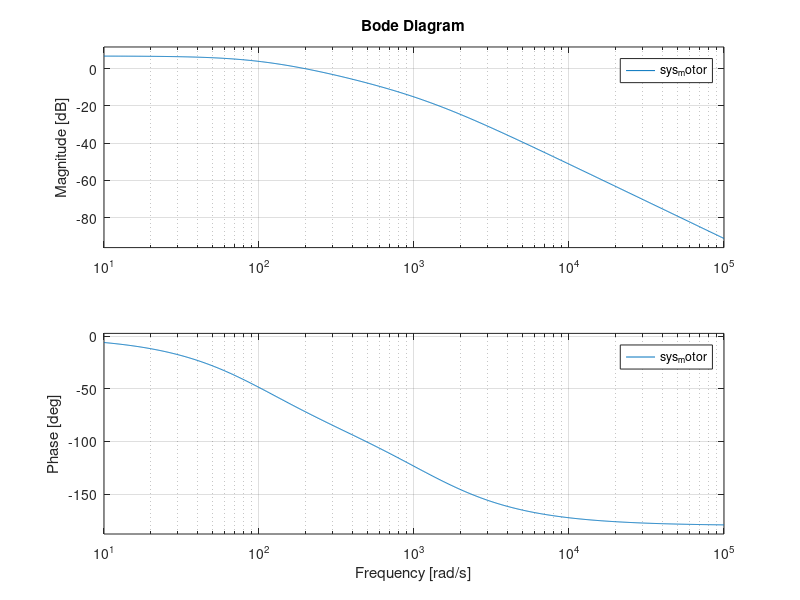

This chart was generated by the following MATLAB code:
clear;
close all;
clc;

% file_step = 'D:\Work\Plot_files\NewFile2.csv'
% A = csvread(file_step, 2, 0);
% t_step = A(:,1);
% V_in_step = A(:,2);
% V_out_step = A(:,3);
% figure
% plot(t_step,V_in_step,t_step,V_out_step)
% Shift the input and output up such that they both start at zero
% The lower values are the values of the input and output just before the
% step input starts. These values can be easily obtained from the data file
% V_in_step_lower_value =
% V_out_step_lower_value =
% V_in_step = V_in_step - V_in_step_lower_value;
% V_out_step = V_out_step - V_out_step_lower_value;
% figure
% plot(t_step,V_in_step,t_step,V_out_step)
% Motor Model determined from the Bode analysis
% zeta = % Damping ratio determined from the frequency response
% frequency_n = % Natural Frequency Hz determined from the frequency response
% omega_n = 2*pi*frequency_n; % rad/sec
% Gain = % gain value determined from the frequency response
% num = Gain*omega_n^2;
% den = [1 2*zeta*omega_n omega_n^2];
% sys = tf(num, den);
% [motor_theoretical_reponse] = lsim(sys, V_in_step, t_step);
% figure
% plot(t_step,V_in_step,t_step,V_out_step,t_step,motor_theoretical_reponse)
% figure
% plot(t_step,V_in_step,t_step,V_out_step,t_step,motor_theoretical_reponse)
% xlim([xx xx]) % enter the values here to plot the region you want to see
% legend('Input','Experiment','Theory')
% Motor model
L = 0.63e-3; % Inductance (H)
Kt = 1.82e-2; % Torque constant (N-m/A)
R = 0.83; % Resistance (Ohm)
Kbac = 1.82e-2; % Back emf constant (V/(rad/s))
I = 4.2e-6; % Rotor inertia (kg-m2)
b = 2.6e-6; % Viscous Damping (N-m-s)
Ktac = 0.02; % Tachometer constant (V/(rad/s))
Kamp = 2.01; % Amplifier gain
num_motor = Kt*Kamp*Ktac;
den_motor = [I*L (b*L + I*R) (R*b + Kt*Kbac)];
sys_motor = tf(num_motor,den_motor)
bode(sys_motor)
% [motor_parameter_reponse] = lsim(sys_motor, V_in_step, t_step);
% figure
% plot(t_step,V_in_step,t_step,V_out_step,t_step,motor_theoretical_reponse,...
% t_step,motor_parameter_reponse)
% xlim([xx xx]) % enter the values here to plot the region you want to see
% legend('Input','Experiment','Theory','Motor Parameter Model')